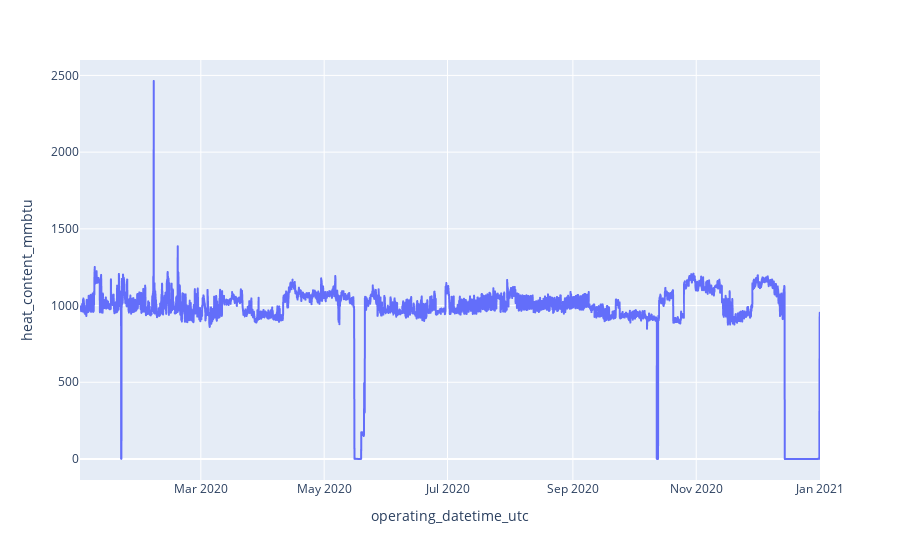

Here is the notebook cell this chart was saved with:
### Code cell
px.line(cems[cems['cems_id'] == '10298_CG803'], x='operating_datetime_utc', y='heat_content_mmbtu')

### Figure 1 — Plotly figure (JSON) as saved in the notebook; plotly's stock layout.template omitted (floating-point values rounded to 4 significant figures; data arrays with more than 128 entries replaced by an {"elided": "..."} marker saying what was removed)
{"data": [{"hovertemplate": "operating_datetime_utc=%{x}<br>heat_content_mmbtu=%{y}<extra></extra>", "legendgroup": "", "line": {"color": "#636efa", "dash": "solid"}, "mode": "lines", "name": "", "showlegend": false, "type": "scattergl", "x": {"elided": "8784 str values"}, "xaxis": "x", "y": {"elided": "8784 float values"}, "yaxis": "y"}], "layout": {"legend": {"tracegroupgap": 0}, "margin": {"t": 60}, "xaxis": {"anchor": "y", "domain": [0, 1], "title": {"text": "operating_datetime_utc"}}, "yaxis": {"anchor": "x", "domain": [0, 1], "title": {"text": "heat_content_mmbtu"}}}}
